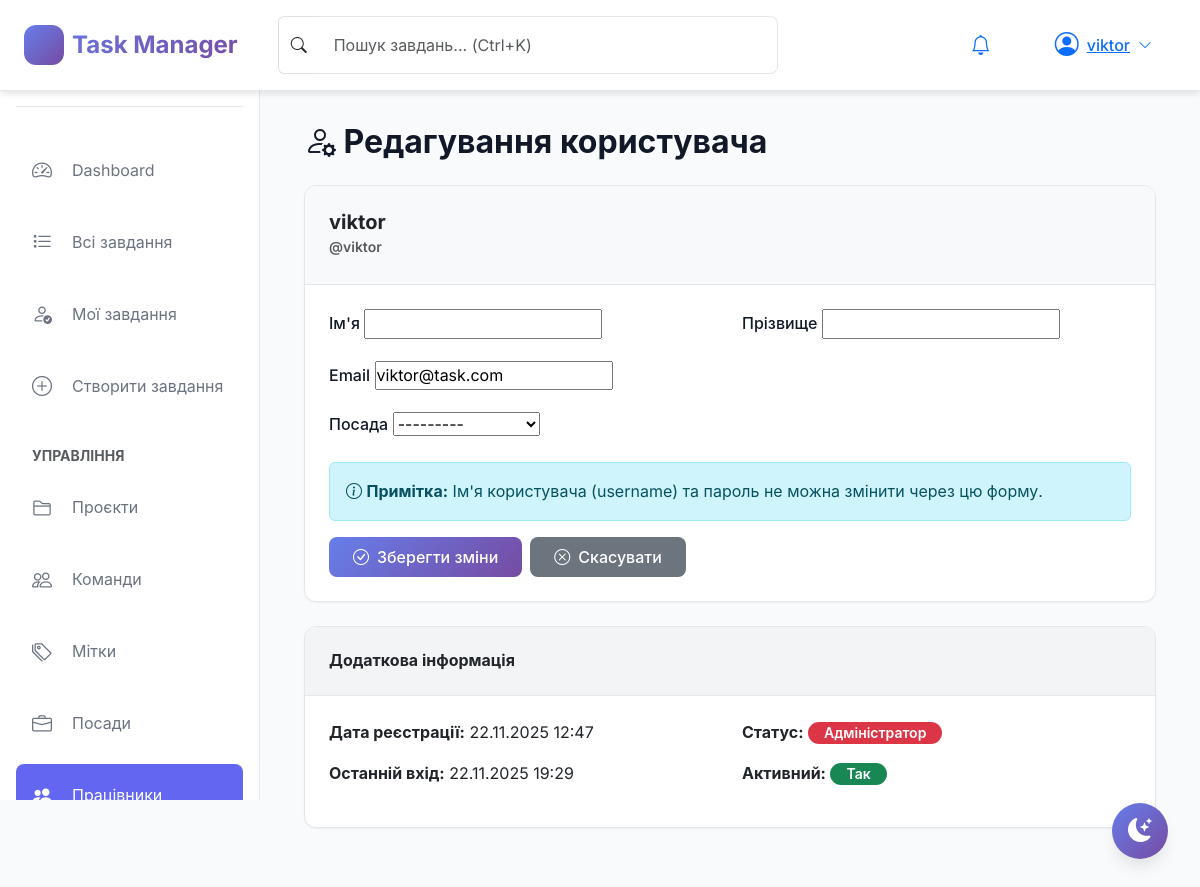
The app's page /workers/5/edit/ (signed in), older data.
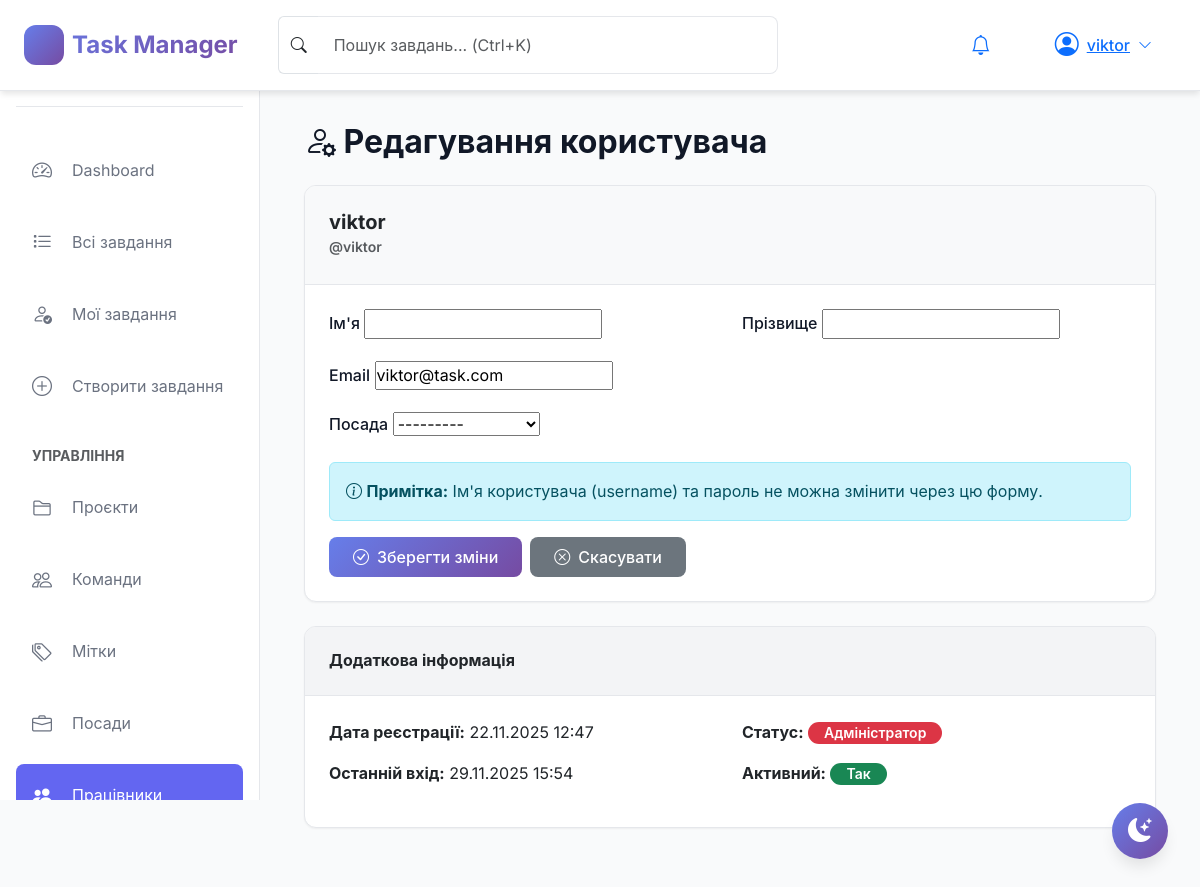
The same page, newer data.
### tasks/models.py (models this page shows, shortened)
class Worker(AbstractUser):
    position = models.ForeignKey(
        Position,
        on_delete=models.SET_NULL,
        null=True,
        related_name='workers',
        verbose_name='Посада'
    )
    email = models.EmailField(
        unique=True,
        validators=[EmailValidator()],
        verbose_name='Email'
    )
    first_name = models.CharField(max_length=150, verbose_name='Ім\'я')
    last_name = models.CharField(max_length=150, verbose_name='Прізвище')
    class Meta:
        verbose_name = 'Працівник'
        verbose_name_plural = 'Працівники'
    def get_unread_notifications_count(self):
        return self.notifications.filter(is_read=False).count()
    def get_unread_notifications(self):
        return self.notifications.filter(is_read=False).order_by('-created_at')

### tasks/views.py (the view, shortened to what this page needs)
class WorkerUpdateView(LoginRequiredMixin, UserPassesTestMixin, UpdateView):
    model = Worker
    template_name = 'tasks/worker_edit.html'
    fields = ['first_name', 'last_name', 'email', 'position']
    success_url = reverse_lazy('worker_list')
    def test_func(self):
        return self.request.user.is_superuser
    def get_context_data(self, **kwargs):
        context = super().get_context_data(**kwargs)
        context['worker'] = self.object
        return context

### tasks/models.py (called while the page is built)
    def __str__(self):
        return self.name

### tasks/templates/tasks/worker_edit.html (shortened to what this page needs)
{% extends 'tasks/base.html' %}
{% block content %}
<div class="container">
    <h2>
        <i class="bi bi-person-gear"></i>
        Редагування користувача
    </h2>
    <div class="card mt-4">
        <div class="card-header bg-light">
            <h5 class="mb-0">{{ worker.get_full_name|default:worker.username }}</h5>
            <small class="text-muted">@{{ worker.username }}</small>
        </div>
        <div class="card-body">
            <form method="post">
                <div class="row">
                    <div class="col-md-6 mb-3">
                        <label for="id_first_name" class="form-label">Ім'я</label>
                        {{ form.first_name }}
                    </div>
                    <div class="col-md-6 mb-3">
                        <label for="id_last_name" class="form-label">Прізвище</label>
                        {{ form.last_name }}
                    </div>
                </div>
                <div class="mb-3">
                    <label for="id_email" class="form-label">Email</label>
                    {{ form.email }}
                </div>
                <div class="mb-3">
                    <label for="id_position" class="form-label">Посада</label>
                    {{ form.position }}
                </div>
                <div class="alert alert-info">
                    <i class="bi bi-info-circle"></i>
                    <strong>Примітка:</strong> Ім'я користувача (username) та пароль не можна змінити через цю форму.
                </div>
                <div class="d-flex gap-2">
                    <button type="submit" class="btn btn-primary">
                        <i class="bi bi-check-circle"></i> Зберегти зміни
                    </button>
                    <a href="{% url 'worker_list' %}" class="btn btn-secondary">
                        <i class="bi bi-x-circle"></i> Скасувати
                    </a>
                </div>
            </form>
        </div>
    </div>
    <div class="card mt-4">
        <div class="card-header">
            <h6 class="mb-0">Додаткова інформація</h6>
        </div>
        <div class="card-body">
            <div class="row">
                <div class="col-md-6">
                    <p><strong>Дата реєстрації:</strong> {{ worker.date_joined|date:"d.m.Y H:i" }}</p>
                    <p><strong>Останній вхід:</strong>
                        {% if worker.last_login %}
                        {{ worker.last_login|date:"d.m.Y H:i" }}
                        {% else %}
                        Ніколи
                        {% endif %}
                    </p>
                </div>
                <div class="col-md-6">
                    <p><strong>Статус:</strong>
                        {% if worker.is_superuser %}
                        <span class="badge bg-danger">Адміністратор</span>
                        {% elif worker.is_staff %}
                        <span class="badge bg-warning">Персонал</span>
                        {% else %}
                        <span class="badge bg-success">Користувач</span>
                        {% endif %}
                    </p>
                    <p><strong>Активний:</strong>
                        {% if worker.is_active %}
                        <span class="badge bg-success">Так</span>
                        {% else %}
                        <span class="badge bg-danger">Ні</span>
                        {% endif %}
                    </p>
                </div>
            </div>
        </div>
    </div>
</div>
{% endblock %}

### tasks/templates/tasks/base.html (shortened to what the changed rows need)
{% load static %}
<!DOCTYPE html>
<html lang="uk">
<head>
    <link href="https://cdn.jsdelivr.net/npm/bootstrap@5.3.2/dist/css/bootstrap.min.css" rel="stylesheet">
    <link rel="stylesheet" href="https://cdn.jsdelivr.net/npm/bootstrap-icons@1.11.1/font/bootstrap-icons.css">
    <link rel="stylesheet" href="{% static 'css/style.css' %}">
</head>
<body>
    {% if user.is_authenticated %}
    <nav class="navbar navbar-expand-lg sticky-top">
        <div class="container-fluid px-4">
            <a class="navbar-brand d-flex align-items-center gap-2" href="{% url 'dashboard' %}">
                <div class="sidebar-logo">
                    <i class="bi bi-check2-circle"></i>
                </div>
                <span class="fw-bold">Task Manager</span>
            </a>
            <div class="d-none d-md-flex flex-grow-1 mx-4">
                <div class="input-group" style="max-width: 500px;">
                    <span class="input-group-text bg-transparent border-end-0">
                        <i class="bi bi-search"></i>
                    </span>
                    <input type="text" class="form-control border-start-0" id="search-input"
                        placeholder="Пошук завдань... (Ctrl+K)">
                </div>
            </div>
            <div class="d-flex align-items-center gap-3">
                <div class="dropdown">
                    <button class="btn btn-link position-relative" data-bs-toggle="dropdown">
                        <i class="bi bi-bell fs-5"></i>
                    </button>
                </div>
                <div class="dropdown">
                    <button class="btn btn-link d-flex align-items-center gap-2" data-bs-toggle="dropdown">
                        <div class="avatar">
                            <i class="bi bi-person-circle fs-4"></i>
                        </div>
                        <span class="d-none d-md-inline">{{ user.get_full_name|default:user.username }}</span>
                        <i class="bi bi-chevron-down small"></i>
                    </button>
                </div>
            </div>
        </div>
    </nav>
    <aside class="sidebar">
        <div class="sidebar-header">
            <div class="sidebar-logo">
            </div>
            <div>
                <h5 class="mb-0">Task Manager</h5>
                <small class="text-muted">Керуйте завданнями</small>
            </div>
        </div>
        <nav class="sidebar-nav">
            <ul class="list-unstyled">
                <li class="sidebar-nav-item">
                    <a href="{% url 'dashboard' %}"
                        class="sidebar-nav-link {% if request.resolver_match.url_name == 'dashboard' %}active{% endif %}">
                        <i class="bi bi-speedometer2"></i>
                        <span>Dashboard</span>
                    </a>
                </li>
                <li class="sidebar-nav-item">
                    <a href="{% url 'task_list' %}"
                        class="sidebar-nav-link {% if request.resolver_match.url_name == 'task_list' %}active{% endif %}">
                        <i class="bi bi-list-task"></i>
                        <span>Всі завдання</span>
                    </a>
                </li>
                <li class="sidebar-nav-item">
                    <a href="{% url 'my_tasks' %}"
                        class="sidebar-nav-link {% if request.resolver_match.url_name == 'my_tasks' %}active{% endif %}">
                        <i class="bi bi-person-check"></i>
                        <span>Мої завдання</span>
                    </a>
                </li>
                <li class="sidebar-nav-item">
                    <a href="{% url 'task_create' %}"
                        class="sidebar-nav-link {% if request.resolver_match.url_name == 'task_create' %}active{% endif %}">
                        <i class="bi bi-plus-circle"></i>
                        <span>Створити завдання</span>
                    </a>
                </li>
                <li class="mt-4 mb-2 px-3">
                    <small class="text-muted text-uppercase fw-bold">Управління</small>
                </li>
                <li class="sidebar-nav-item">
                    <a href="{% url 'project_list' %}"
                        class="sidebar-nav-link {% if 'project' in request.path %}active{% endif %}">
                        <i class="bi bi-folder2"></i>
                        <span>Проєкти</span>
                    </a>
                </li>
                <li class="sidebar-nav-item">
                    <a href="{% url 'team_list' %}"
                        class="sidebar-nav-link {% if 'team' in request.path %}active{% endif %}">
                        <i class="bi bi-people"></i>
                        <span>Команди</span>
                    </a>
                </li>
                <li class="sidebar-nav-item">
                    <a href="{% url 'tag_list' %}"
                        class="sidebar-nav-link {% if 'tag' in request.path %}active{% endif %}">
                        <i class="bi bi-tags"></i>
                        <span>Мітки</span>
                    </a>
                </li>
                {% if user.is_superuser %}
                <li class="sidebar-nav-item">
                    <a href="{% url 'position_list' %}"
                        class="sidebar-nav-link {% if 'position' in request.path %}active{% endif %}">
                        <i class="bi bi-briefcase"></i>
                        <span>Посади</span>
                    </a>
                </li>
                <li class="sidebar-nav-item">
                    <a href="{% url 'worker_list' %}"
                        class="sidebar-nav-link {% if 'worker' in request.path %}active{% endif %}">
                        <i class="bi bi-people-fill"></i>
                        <span>Працівники</span>
                    </a>
                </li>
                {% endif %}
            </ul>
        </nav>
    </aside>
    <main class="main-content">
        {% block content %}{% endblock %}
    </main>
    <button class="theme-toggle" id="theme-toggle" title="Перемкнути тему">
        <i class="bi bi-moon-stars-fill"></i>
    </button>
    {% endif %}
</body>
</html>

Row changes from the older to the newer data that the page shows:
changed Worker "viktor": last_login "22.11.2025 19:29" → "29.11.2025 15:54"
